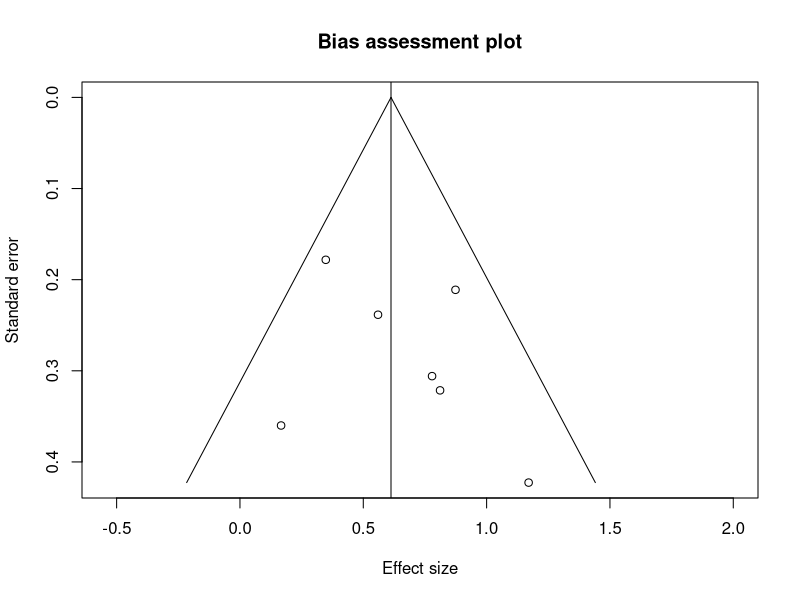
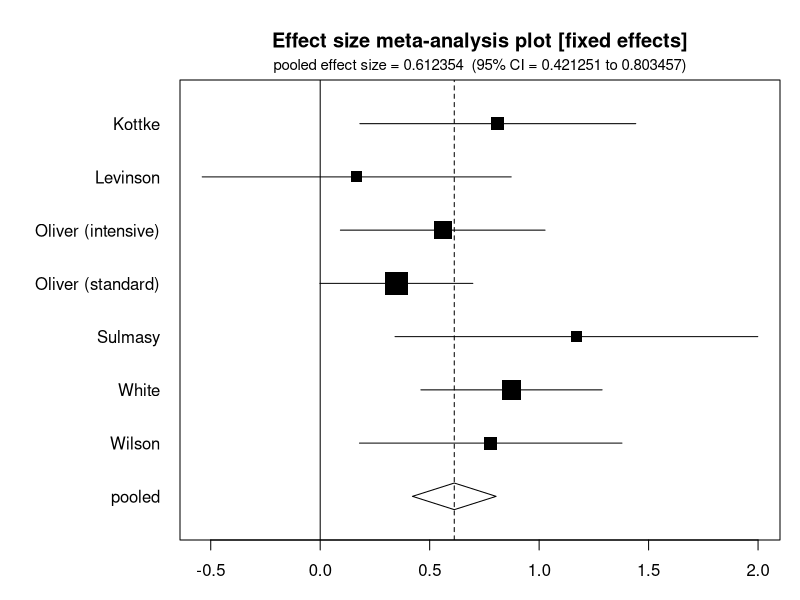
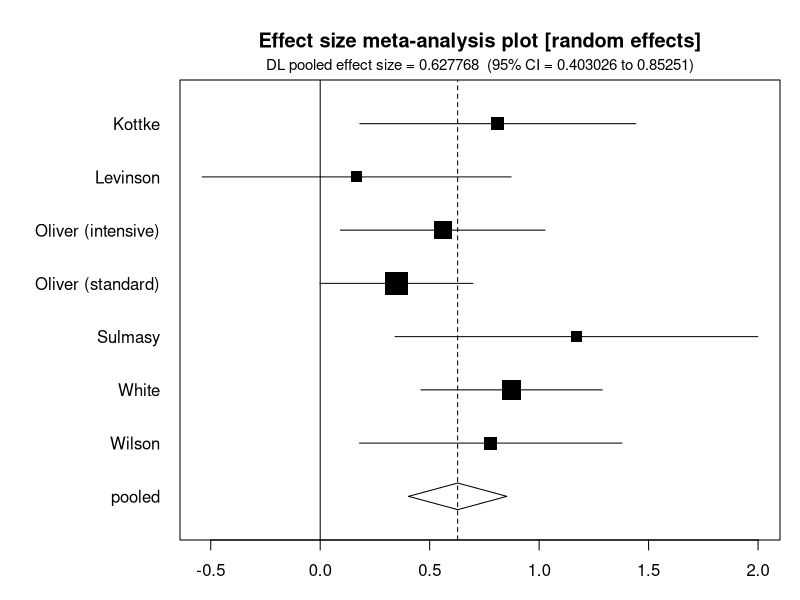

These charts were generated, in order, by the following R code:
# Effect size meta-analysis: the StatsDirect help example (Freemantle, personal
# communication, test outcomes of seven comparisons from six trials of an educational
# intervention; the test workbook's meta worksheet columns J to P) in R
trial <- c("Kottke", "Levinson", "Oliver (intensive)", "Oliver (standard)", "Sulmasy",
           "White", "Wilson")
en <- c(27, 16, 25, 62, 9, 63, 23)
em <- c(18.5, 60, 10.72, 9.2, 3.75, 60, 9.24)
es <- c(14.9, 29.2, 6.46, 6.16, 2.55, 13.3, 5.35)
cn <- c(17, 15, 66, 66, 22, 40, 23)
cm <- c(5.4, 55, 6.92, 6.92, 1.05, 46.3, 5.33)
cs <- c(17.3, 29.2, 6.83, 6.83, 2.12, 18.6, 4.48)
k <- length(en)

# Base R has no meta-analysis function, so the statistics are computed as the
# formulae above give them. g is the difference in means over the pooled standard
# deviation; d is g corrected for its small sample bias by J(N - 2), computed from
# the gamma function (lgamma is its logarithm), or from the usual approximation
# 1 - 3 / (4m - 1) when N - 2 is 200 or more
six <- function(x) formatC(x, digits = 6, format = "f", drop0trailing = TRUE)
pv <- function(p) {
  if (p < 0.0001) "P < 0.0001" else
    paste("P =", formatC(p, digits = 4, format = "f", drop0trailing = TRUE))
}
n <- en + cn
m <- n - 2
s <- sqrt(((en - 1) * es^2 + (cn - 1) * cs^2) / m)
g <- (em - cm) / s
J <- ifelse(m < 200, exp(lgamma(m / 2) - lgamma((m - 1) / 2)) / sqrt(m / 2),
            1 - 3 / (4 * m - 1))
d <- J * g
confidence <- 0.95
pct <- paste0(100 * confidence, "%")
z <- qnorm((1 + confidence) / 2)

# The approximate confidence interval for d uses its large sample variance. The
# exact interval for g comes from the noncentral t distribution: g times
# sqrt(ne * nc / N) is a t statistic on N - 2 degrees of freedom whose
# noncentrality parameter is the true effect size times the same factor, so each
# limit is the noncentrality parameter that puts the observed statistic at the
# 97.5th or the 2.5th percentile, found with uniroot and pt. R's pt is accurate
# for noncentrality parameters up to 37.62 (see its help page); here the largest is
# under 5, so a guard is only needed for a very large trial with a large effect
vard <- n / (en * cn) + d^2 / (2 * n)
lcid <- d - z * sqrt(vard)
ucid <- d + z * sqrt(vard)
scale <- sqrt(en * cn / n)
ncp_limit <- function(t, df, hw, p) {
  f <- function(nc) pt(t, df, ncp = nc) - p
  uniroot(f, if (p > 0.5) c(t - 2 * hw, t) else c(t, t + 2 * hw), tol = 1e-10)$root
}
hw <- z * sqrt(vard) * scale
lcig <- mapply(ncp_limit, g * scale, m, hw, (1 + confidence) / 2) / scale
ucig <- mapply(ncp_limit, g * scale, m, hw, (1 - confidence) / 2) / scale
print(data.frame(trial, J = six(J), g = six(g), exact_lower = six(lcig),
                 exact_upper = six(ucig)), row.names = FALSE)
print(data.frame(trial, en, cn, d = six(d), approx_lower = six(lcid),
                 approx_upper = six(ucid)), row.names = FALSE)

# Fixed effects (Hedges-Olkin): d weighted by the inverse of its variance
w <- 1 / vard
dplus <- sum(w * d) / sum(w)
se_dplus <- sqrt(1 / sum(w))
cat("Fixed effects (Hedges-Olkin)\n")
cat("Pooled effect size d+ = ", six(dplus), " (", pct, " CI = ", six(dplus - z * se_dplus),
    " to ", six(dplus + z * se_dplus), ")\n", sep = "")
cat("Z (test d+ differs from 0) =", six(dplus / se_dplus), " ",
    pv(2 * pnorm(-abs(dplus / se_dplus))), "\n")

# Heterogeneity: Cochran's Q, the DerSimonian-Laird moment estimate of the between
# studies variance and I-squared. The interval for I-squared is the iterative
# noncentral chi-square method of Hedges and Pigott (2001): Q is taken as a
# noncentral chi-square variable on df degrees of freedom, and each limit is the
# noncentrality parameter lambda that puts the observed Q at its 97.5th or 2.5th
# percentile (found with uniroot and pchisq; 0 when the central distribution already
# puts Q below that percentile), converted to I-squared as 100 lambda / (df + lambda)
Q <- sum(w * (d - dplus)^2)
df <- k - 1
tausq <- max(0, (Q - df) / (sum(w) - sum(w^2) / sum(w)))
isq <- max(0, 100 * (Q - df) / Q)
ncp_chisq <- function(p) {
  if (pchisq(Q, df) < p) return(0)
  uniroot(function(lambda) pchisq(Q, df, ncp = lambda) - p, c(0, 10 * Q + 100),
          tol = 1e-10)$root
}
lambda_ci <- c(ncp_chisq((1 + confidence) / 2), ncp_chisq((1 - confidence) / 2))
isq_ci <- 100 * lambda_ci / (df + lambda_ci)
pc1 <- function(x) formatC(x, digits = 1, format = "f", drop0trailing = TRUE)
cat("Non-combinability of studies\n")
cat("Cochran Q = ", six(Q), "  (df = ", df, ")  ",
    pv(pchisq(Q, df, lower.tail = FALSE)), "\n", sep = "")
cat("Moment-based estimate of between studies variance =", six(tausq), "\n")
cat("I-squared (inconsistency) = ", pc1(isq), "% (", pct, " CI = ", pc1(isq_ci[1]), "% to ",
    pc1(isq_ci[2]), "%)\n", sep = "")

# Random effects (DerSimonian-Laird): the between studies variance is added to
# each study's variance before weighting
wr <- 1 / (vard + tausq)
dsd <- sum(wr * d) / sum(wr)
se_dsd <- sqrt(1 / sum(wr))
cat("Random effects (DerSimonian-Laird)\n")
cat("Pooled d+ = ", six(dsd), " (", pct, " CI = ", six(dsd - z * se_dsd), " to ",
    six(dsd + z * se_dsd), ")\n", sep = "")
cat("Z (test d+ differs from 0) =", six(dsd / se_dsd), " ",
    pv(2 * pnorm(-abs(dsd / se_dsd))), "\n")
cat("% weights (fixed, random)\n")
print(data.frame(trial, fixed = six(100 * w / sum(w)),
                 random = six(100 * wr / sum(wr))), row.names = FALSE)

# Bias indicators. Begg and Mazumdar's test is Kendall's rank correlation between
# each study's standardised deviation from the pooled effect and its variance,
# with the exact P value; cor.test computes it by default only for fewer than 50
# studies, so exact = TRUE asks for it whatever their number (with tied ranks the
# program uses tau-b with a normal approximation and a continuity correction instead).
# The report notes the test's low power with fewer than eleven studies. Egger's test
# regresses the standard normal deviate d / se on the precision 1 / se: the
# intercept estimates the bias, judged here with a 90% interval on k - 2 degrees
# of freedom
se <- sqrt(vard)
ts <- (d - dplus) / sqrt(vard - 1 / sum(w))
begg <- cor.test(ts, vard, method = "kendall", exact = TRUE)
power_note <- if (k < 11) "(low power)" else ""
cat("Bias indicators\n")
cat("Begg-Mazumdar: Kendall's tau =", six(begg$estimate), " ", pv(begg$p.value),
    power_note, "\n")
egger <- lm(I(d / se) ~ I(1 / se))
bias <- coef(summary(egger))[1, ]
cat("Egger: bias = ", six(bias["Estimate"]), " (90% CI = ",
    six(bias["Estimate"] - qt(0.95, k - 2) * bias["Std. Error"]), " to ",
    six(bias["Estimate"] + qt(0.95, k - 2) * bias["Std. Error"]), ")  ",
    pv(bias["Pr(>|t|)"]), "\n", sep = "")

# The bias assessment plot that follows in the report: each study's d against its
# standard error, with the smallest standard errors at the top, the fixed effects
# pooled d+ as a vertical line and the limits expected around it as a funnel
plot(d, se, ylim = rev(range(0, se)), xlim = range(lcid, ucid), pch = 1,
     xlab = "Effect size", ylab = "Standard error", main = "Bias assessment plot")
abline(v = dplus)
se_line <- seq(0, max(se), length.out = 100)
lines(dplus + z * se_line, se_line)
lines(dplus - z * se_line, se_line)

# The forest plots: each study's d with its approximate interval and a square
# proportional to its size, then the pooled estimate as a diamond, for the fixed
# and the random effects models (the program prefixes the random effects label
# with DL for DerSimonian-Laird)
forest <- function(pooled, lower, upper, label) {
  y <- k:1 + 1
  plot(d, y, xlim = range(lcid, ucid, lower, upper), ylim = c(0.5, k + 1.5),
       yaxt = "n", ylab = "", xlab = "", main = label, pch = 15,
       cex = 1 + 2 * n / max(n))
  axis(2, at = c(y, 1), labels = c(trial, "pooled"), las = 1, tick = FALSE)
  segments(lcid, y, ucid, y)
  polygon(c(lower, pooled, upper, pooled), c(1, 1.25, 1, 0.75))
  abline(v = pooled, lty = 2)
  if (min(lcid) < 0) abline(v = 0)
  prefix <- if (grepl("random", label)) "DL " else ""
  mtext(paste0(prefix, "pooled effect size = ", six(pooled), "  (", pct, " CI = ",
               six(lower), " to ", six(upper), ")"), side = 3, line = 0.3, cex = 0.9)
}
op <- par(mar = c(3, 9, 4, 1))
forest(dplus, dplus - z * se_dplus, dplus + z * se_dplus,
       "Effect size meta-analysis plot [fixed effects]")
forest(dsd, dsd - z * se_dsd, dsd + z * se_dsd,
       "Effect size meta-analysis plot [random effects]")
par(op)
